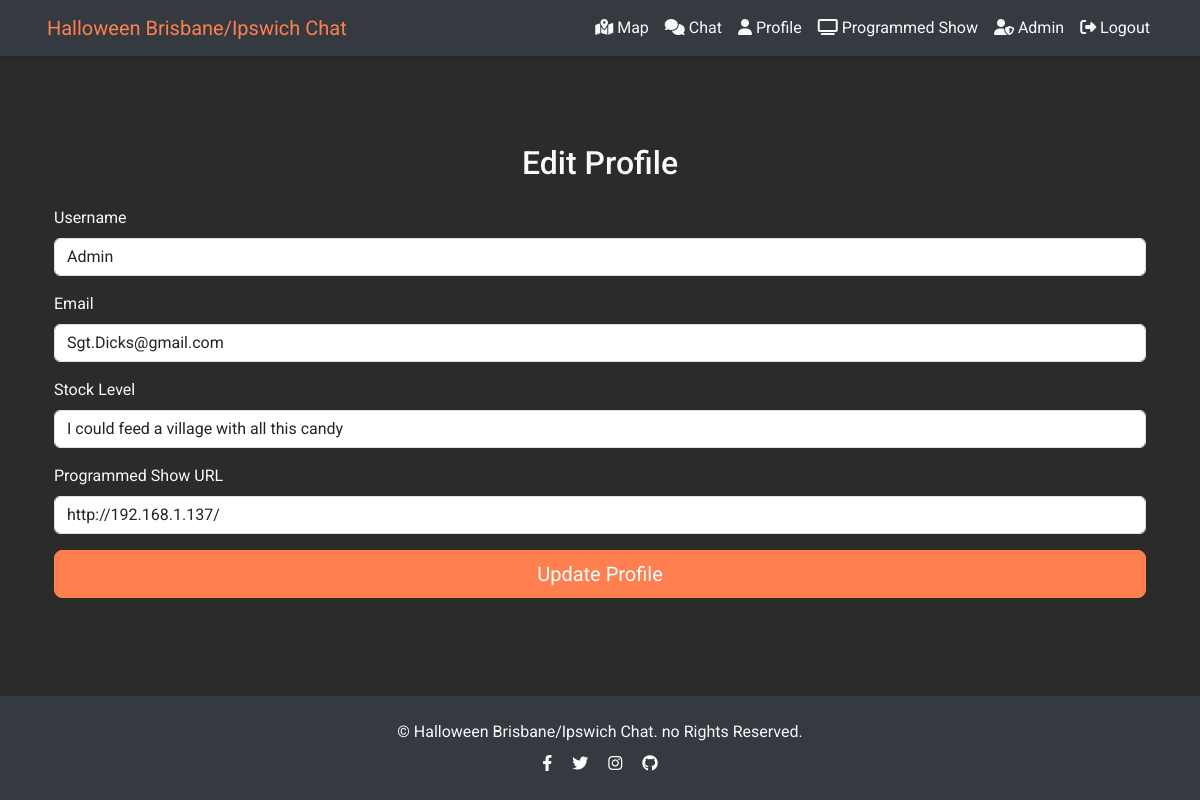
Screenshot of /edit_profile (signed in) with the database file from the repository.
### app.py (models this page shows, shortened)
class User(UserMixin, db.Model):
    __tablename__ = 'user'  # Changed table name from 'user_table' to 'user'
    id = db.Column(db.Integer, primary_key=True, autoincrement=True)
    username = db.Column(db.String(150), unique=True, nullable=False, index=True)
    email = db.Column(db.String(150), unique=True, nullable=False, index=True)
    password = db.Column(db.String(60), nullable=False)
    mailing_list = db.Column(db.Boolean, default=False)  # Add the mailing list column
    is_mod = db.Column(db.Boolean, default=False)
    is_banned = db.Column(db.Boolean, default=False)  # Add this field for banning/unbanning users
    is_deleted = db.Column(db.Boolean, default=False)  # Add this field for deleting/restoring users
    last_login = db.Column(db.DateTime)  # To track the last login time
    stock_level = db.Column(db.Integer, default=0)  # Default value could be 0 or any other preferred value
    show_url = db.Column(db.String(255), nullable=True)

### app.py (the view, shortened to what this page needs)
@app.route('/edit_profile', methods=['GET', 'POST'])
@login_required
def edit_profile():
    form = EditProfileForm()
    form.username.data = form.username.data or current_user.username
    form.email.data = form.email.data or current_user.email
    form.stock_level.data = form.stock_level.data or current_user.stock_level
    form.show_url.data = form.show_url.data or current_user.show_url
    return render_template('edit_profile.html', form=form)

### app.py
class EditProfileForm(FlaskForm):
    username = StringField('Username', validators=[Optional(), Length(min=2, max=20)])
    email = StringField('Email', validators=[Optional(), Email()])
    stock_level = IntegerField('Stock Level', validators=[Optional(), NumberRange(min=0, max=4, message="Stock level must be a positive number")])
    show_url = StringField('Programmed Show URL', validators=[Optional(), URL(message="Invalid URL format")])  # New field
    submit = SubmitField('Update Profile')

### app.py (called while the page is built)
@login_manager.user_loader
def load_user(user_id):
    user = User.query.get(int(user_id))
    if user and not user.is_banned:
        return user
    return None

### templates/edit_profile.html (shortened to what this page needs)
{% extends "base.html" %}
{% block content %}
<div class="container mt-5">
    <h2 class="text-center mb-4">Edit Profile</h2>
    <form method="POST" action="{{ url_for('edit_profile') }}">
        <div class="mb-3">
            {{ form.username.label(class="form-label") }}
            {{ form.username(class="form-control", placeholder="Enter new username (leave blank to keep current)") }}
        </div>
        <div class="mb-3">
            {{ form.email.label(class="form-label") }}
            {{ form.email(class="form-control", placeholder="Enter new email (leave blank to keep current)") }}
        </div>
        <div class="mb-3">
            {{ form.stock_level.label(class="form-label") }}
            <select name="stock_level" class="form-control">
                <option value="4" {% if form.stock_level.data == 4 %}selected{% endif %}>I could feed a village with all this candy</option>
            </select>
        </div>
        <div class="mb-3">
            {{ form.show_url.label(class="form-label") }}
            {{ form.show_url(class="form-control", placeholder="Enter URL for your programmed show (leave blank to disable)") }}
        </div>
        <div class="d-grid">
            {{ form.submit(class="btn btn-primary btn-lg") }}
        </div>
    </form>
</div>
{% endblock %}

### static/css/styles.css (style rules this page uses)
html, body { height: 100%; }

### templates/base.html (style rules this page uses)
html, body { height: 100%; background-color: #2b2b2b; color: #f8f9fa; font-family: 'Roboto', sans-serif; }
.btn-primary { background-color: #ff7f50; border-color: #ff7f50; }

### rows the page displays
User: username "Admin", email "Sgt.Dicks@gmail.com", show_url "http://192.168.1.137/"
